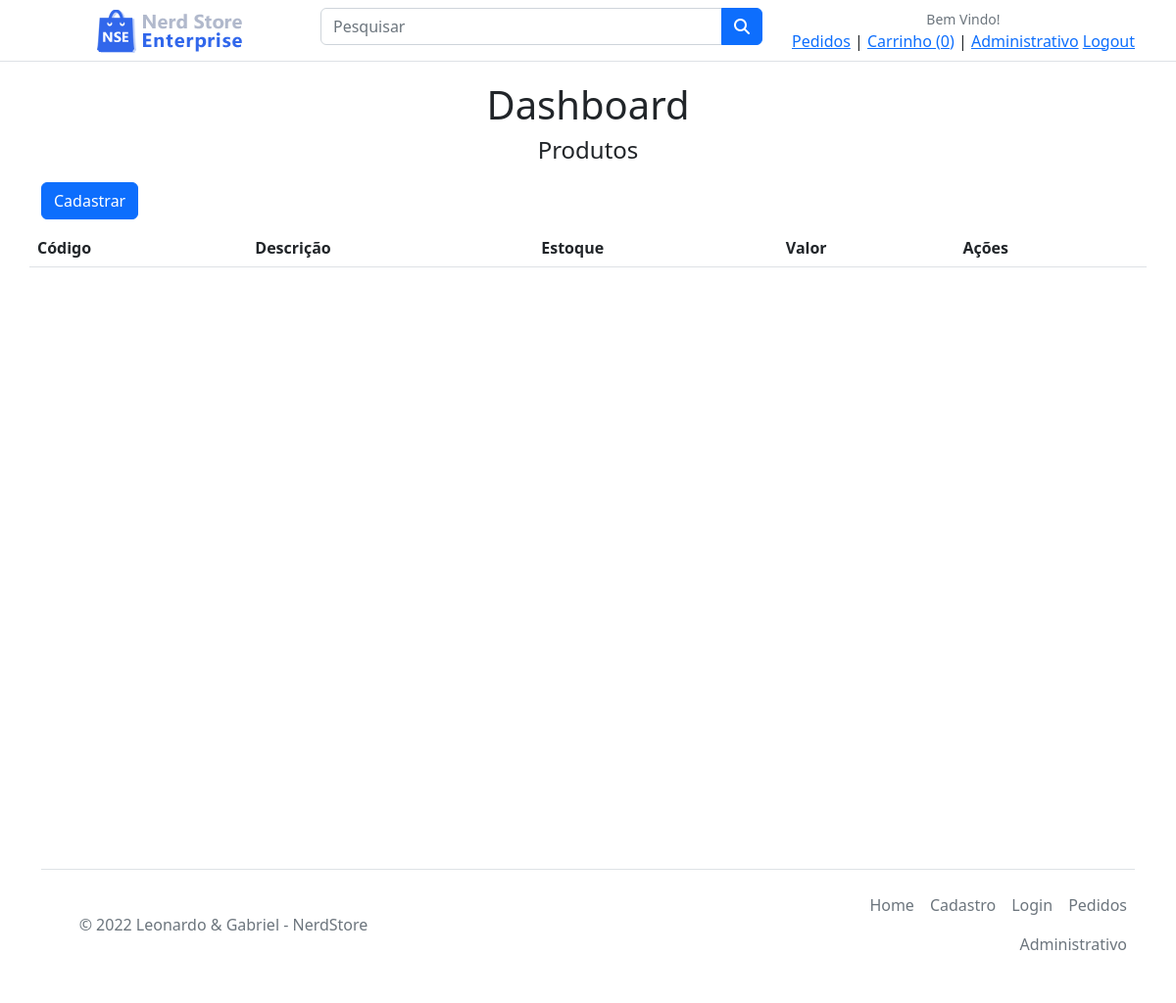
The app's page /src/Views/painel-adm.php (signed in), older data.
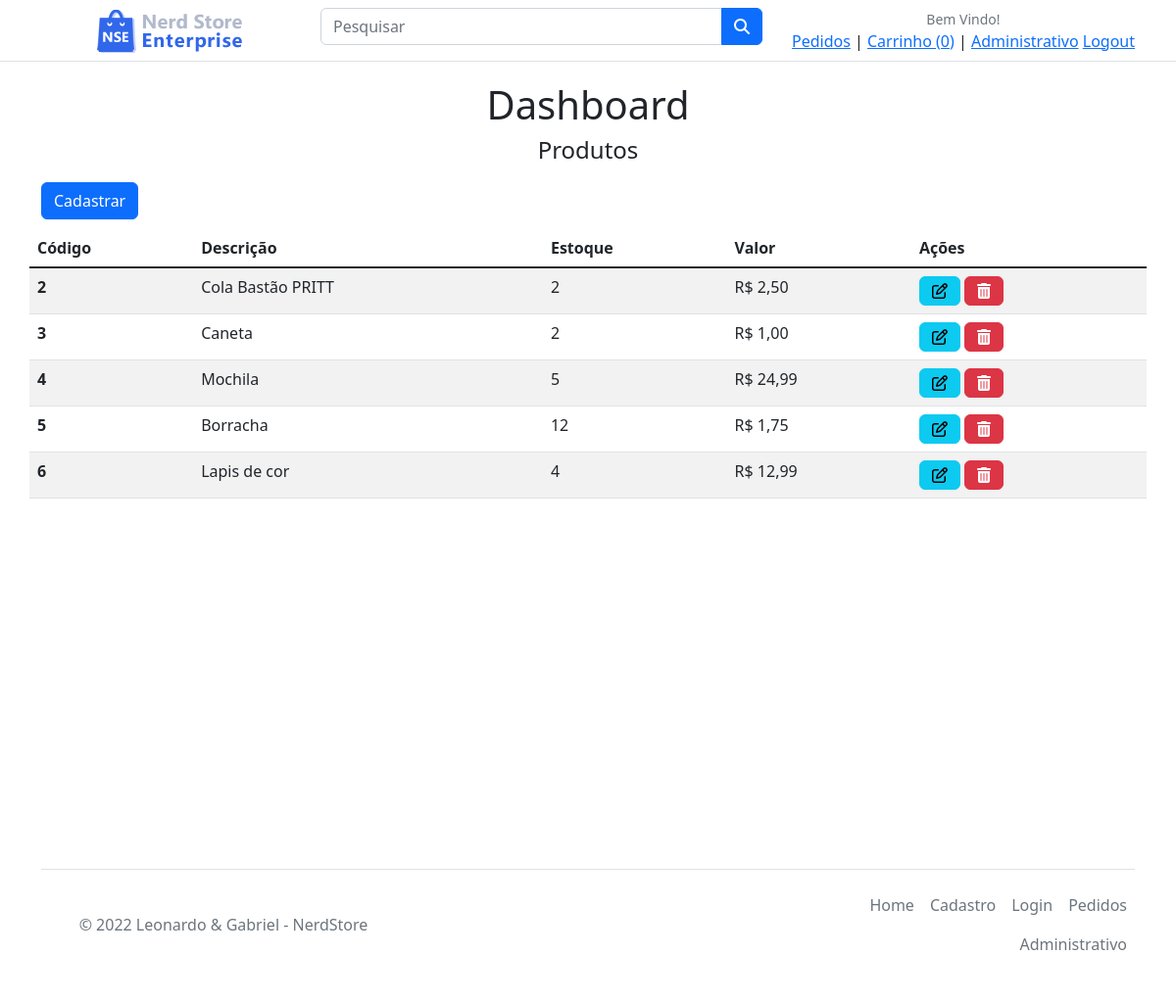
The same page, newer data.
### tables this page shows
CREATE TABLE `produtos` (
  `codigo` int(11) NOT NULL AUTO_INCREMENT,
  `descricao` varchar(150) NOT NULL,
  `valor` decimal(10,2) NOT NULL,
  `estoque` int(11) NOT NULL DEFAULT '0',
  `ativo` tinyint(1) NOT NULL DEFAULT '1',
  `observacao` text,
  `foto` varchar(200) NOT NULL,
  PRIMARY KEY (`codigo`)
);

### src/Models/Conexao.php (called while the page is built)
<?php
abstract class Conexao
{
	public function __construct(protected $db = null)
	{
		$parametros = "mysql:host=localhost;dbname=nerdstore;charset=utf8mb4";
		$this->db = new PDO($parametros, "root", "");
	}
}

### src/Controllers/MainController.php (called while the page is built, shortened)
<?php
    require_once realpath(dirname(__FILE__)) . "/../Models/Conexao.php";
    class MainController extends Conexao
    {
        public function UsuarioEstaAutenticado()
        {
            if(isset($_SESSION["codigo"]))
                return true;
            else
                return false;
        }
        public function UsuarioAdm()
        {
            $tipoUsuario = $_SESSION["tipo_usuario"];
            return $tipoUsuario == 2 ? true : false;
        }
    }
?>

### src/Controllers/CarrinhoController.php (called while the page is built, shortened)
<?php
require_once realpath(dirname(__FILE__)) . "/../Models/Conexao.php";
require_once realpath(dirname(__FILE__)) . "/../Models/CarrinhoDAO.class.php";
require_once realpath(dirname(__FILE__)) . "/../Models/ProdutoDAO.class.php";
class CarrinhoController extends MainController
{
    public function ObterCarrinhoItensQuantidade($userId)
    {
        $carrinhoDAO = new CarrinhoDAO();
        $carrinho = $carrinhoDAO->ObterQuantidadeItensCarrinho($userId);
        return $carrinho[0]->total;
    }
}

### src/Models/CarrinhoDAO.class.php (called while the page is built, shortened)
<?php
class CarrinhoDAO extends Conexao
{
    public function ObterQuantidadeItensCarrinho($userId)
    {
        $sql = "SELECT COUNT(codigo) as total FROM carrinhos WHERE usuario = ?";
        $stm = $this->db->prepare($sql);
        $stm->bindValue(1, $userId);
        $stm->execute();
        $this->db = null;
        return $stm->fetchAll(PDO::FETCH_OBJ);
    }
}

### src/Controllers/ProdutoController.php (called while the page is built, shortened)
<?php
require_once realpath(dirname(__FILE__)) . "/../Models/Conexao.php";
require_once realpath(dirname(__FILE__)) . "/../Models/ProdutoDAO.class.php";
class ProdutoController extends MainController
{
    public function ObterListaProdutosAtivos()
    {
        $produtoDAO = new ProdutoDAO();
        return $produtoDAO->ObterProdutosAtivos();
    }
}
?>

### src/Models/ProdutoDAO.class.php (called while the page is built, shortened)
<?php
class ProdutoDAO extends Conexao
{
    public function ObterProdutosAtivos()
    {
        $sql = "SELECT codigo, descricao, valor, estoque, ativo, observacao,
        foto FROM produtos WHERE ativo = 1";
        $stm = $this->db->prepare($sql);
        $stm->execute();
        $this->db = null;
        return $stm->fetchAll(PDO::FETCH_OBJ);
    }
}

### src/Views/painel-adm.php (the view, shortened to what this page needs)
<html lang="pt-br">
  <head>
    <link href="https://cdn.jsdelivr.net/npm/bootstrap@5.2.3/dist/css/bootstrap.min.css" rel="stylesheet">
    <link rel="stylesheet" href="https://cdnjs.cloudflare.com/ajax/libs/font-awesome/6.2.1/css/all.min.css" />
  </head>
<body class="text-center">
  <?php
    require_once "header.php";
    require_once "../Controllers/MainController.php";
    require_once "../Controllers/ProdutoController.php";
    $controller = new ProdutoController();
  ?>
  <div class="container m-auto" style="min-height:100vh;">
    <div class="row">
      <h1 style="margin-top: 20px;">Dashboard</h1>
      <h4>Produtos</h4>
    </div>
    <div class="row d-flex align-items-center">
      <div class="col-sm-6 d-flex justify-content-start">
        <a class="btn btn-primary" style="margin: 10px 0" href="cadastroProduto.php" role="button">Cadastrar</a>
      </div>
    </div>
    <div class="row">
      <table class="table table-striped">
        <thead>
          <tr>
            <th scope="col">Código</th>
            <th scope="col">Descrição</th>
            <th scope="col">Estoque</th>
            <th scope="col">Valor</th>
            <th scope="col">Ações</th>
          </tr>
        </thead>
        <tbody class="table-group-divider">
          <?php
            $produtos = $controller->ObterListaProdutosAtivos();
            if(is_array($produtos) && count($produtos))
            {
              foreach($produtos as $produto)
              {
                $valorFormatado = number_format($produto->valor, 2 , ',', '.');
                echo "<tr>
                <th scope='row'>{$produto->codigo}</th>
                <td>{$produto->descricao}</td>
                <td>{$produto->estoque}</td>
                <td>R$ {$valorFormatado}</td>
                <td>
                  <a href='alterarProduto.php?id={$produto->codigo}' class='btn btn-info'><i class='far fa-edit'></i></a>
                  <a href='excluirProduto.php?id={$produto->codigo}' class='btn btn-danger'><i class='fas fa-trash-alt'></i></a>
                </td>
              </tr>";
              }
            }
          ?>
        </tbody>
      </table>
  </div>
</div>
<?php require_once "footer.php" ?>
</body>
</html>

### src/Views/header.php (shortened to what this page needs)
<header class="section-header">
    <section class="header-main border-bottom">
        <div class="container">
            <div class="row align-items-center">
                <div class="col-lg-3 col-4">
                    <a class="brand-wrap" href="index.php">
                        <img src="img/logo.png" alt="logo">
                    </a>
                </div>
                <div class="col-lg-5 col-sm-12 pt-2">
                    <form method="get" class="search" action="/showcase">
                        <div class="input-group w-100">
                            <input type="text" id="q" name="q" class="form-control" placeholder="Pesquisar">
                            <button class="btn btn-primary" type="submit">
                                <i class="fa fa-search"></i>
                            </button>
                        </div>
                    </form>
                </div>
                <div class="col-lg-4">
                    <div class="d-flex justify-content-end">
                        <?php
                        require_once "../Controllers/MainController.php";
                        require_once "../Controllers/CarrinhoController.php";
                        $carrinhoController = new CarrinhoController();
                        $usuarioAutenticado = $carrinhoController->UsuarioEstaAutenticado();
                        $usuarioAdm = $carrinhoController->UsuarioAdm();
                        if ($usuarioAutenticado && !$usuarioAdm)
                        {
                            echo "<div class='widget-header'>
                                            <small class='title text-muted'>Bem Vindo!</small>
                                            <div>
                                                <a href='pedidos.php'>Pedidos</a> <span> | </span>
                                                <a href='carrinho.php'> Carrinho ({$carrinhoController->ObterCarrinhoItensQuantidade($_SESSION["codigo"])})</a> <span> | </span>
                                                <a href='logout.php'> Logout</a>
                                            </div>
                                        </div>";
                        }
                        else if ($usuarioAutenticado && $usuarioAdm)
                        {
                            echo "<div class='widget-header'>
                                            <small class='title text-muted'>Bem Vindo!</small>
                                            <div>
                                                <a href='pedidos.php'>Pedidos</a> <span> | </span>
                                                <a href='carrinho.php'> Carrinho ({$carrinhoController->ObterCarrinhoItensQuantidade($_SESSION["codigo"])})</a> <span> | </span>
                                                <a href='painel-adm.php'> Administrativo</a>
                                                <a href='logout.php'> Logout</a>
                                            </div>
                                        </div>";
                        }
                        ?>
                    </div>
                </div>
            </div>
        </div>
    </section>
</header>

### src/Views/footer.php
<div class="container">
    <footer class="d-flex flex-wrap justify-content-between align-items-center py-3 my-4 border-top">
        <p class="col-md-4 mb-0 text-muted">© 2022 Leonardo & Gabriel - NerdStore</p>
        <a href="/" class="col-md-4 d-flex align-items-center justify-content-center mb-3 mb-md-0 me-md-auto link-dark text-decoration-none">
            <svg class="bi me-2" width="40" height="32"><use xlink:href="#bootstrap"></use></svg>
        </a>
        <ul class="nav col-md-4 justify-content-end">
            <li class="nav-item"><a href="#" class="nav-link px-2 text-muted">Home</a></li>
            <li class="nav-item"><a href="#" class="nav-link px-2 text-muted">Cadastro</a></li>
            <li class="nav-item"><a href="#" class="nav-link px-2 text-muted">Login</a></li>
            <li class="nav-item"><a href="#" class="nav-link px-2 text-muted">Pedidos</a></li>
            <li class="nav-item"><a href="#" class="nav-link px-2 text-muted">Administrativo</a></li>
        </ul>
    </footer>
</div>

Row changes from the older to the newer data that the page shows:
added produtos: codigo "2", descricao "Cola Bastão PRITT", estoque "2", valor "2,50"
added produtos: codigo "3", descricao "Caneta", estoque "2", valor "1,00"
added produtos: codigo "4", descricao "Mochila", estoque "5", valor "24,99"
added produtos: codigo "5", descricao "Borracha", estoque "12", valor "1,75"
added produtos: codigo "6", descricao "Lapis de cor", estoque "4", valor "12,99"
